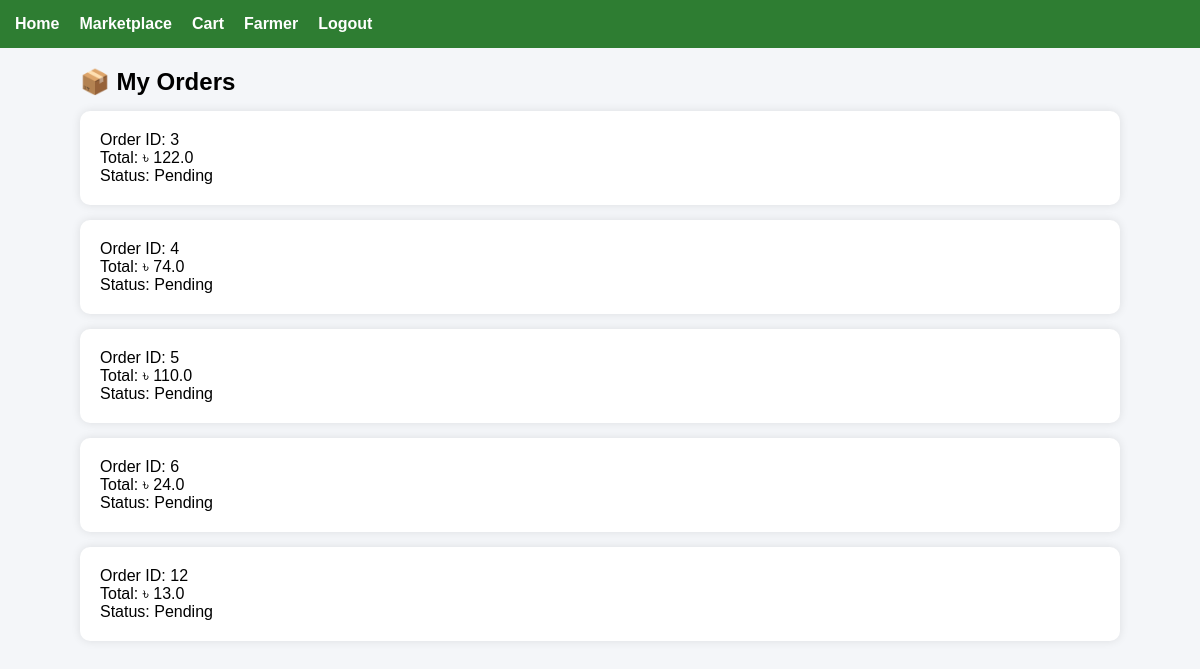
Page /orders (signed in) on the committed database.
### tables this page shows
CREATE TABLE orders(
        id INTEGER PRIMARY KEY AUTOINCREMENT,
        user_id INTEGER,
        total REAL,
        payment_method TEXT,
        status TEXT DEFAULT 'Pending'
    );

### app1.py (the view)
@app.route("/orders")     #ORDERS
def orders():
    conn = get_db()
    cur = conn.cursor()
    cur.execute("""
    SELECT * FROM orders
    WHERE user_id=?
    """, (session["user_id"],))
    orders = cur.fetchall()
    conn.close()
    return render_template("buyer/orders.html", orders=orders)

### app1.py (called while the page is built)
def get_db():
    conn = sqlite3.connect("database.db")
    conn.row_factory = sqlite3.Row
    return conn

### templates/buyer/orders.html (shortened to what this page needs)
{% extends "base.html" %}
{% block content %}
<h2>📦 My Orders</h2>
{% for o in orders %}
<div class="card">
<p>
Order ID:
{{ o["id"] }}
</p>
<p>
Total:
৳ {{ o["total"] }}
</p>
<p>
Status:
{{ o["status"] }}
</p>
</div>
{% endfor %}
{% endblock %}

### templates/base.html (style rules this page uses)
* { margin:0; padding:0; box-sizing:border-box; font-family:Arial,sans-serif; }
body { background:#f4f6f9; }
.card { background:white; padding:20px; margin:15px 0; border-radius:10px; box-shadow:0 0 10px rgba(0,0,0,.1); }

### rows in the picture
orders: id "3", total "122.0", status "Pending"
orders: id "4", total "74.0", status "Pending"
orders: id "5", total "110.0", status "Pending"
orders: id "6", total "24.0", status "Pending"
orders: id "12", total "13.0", status "Pending"
